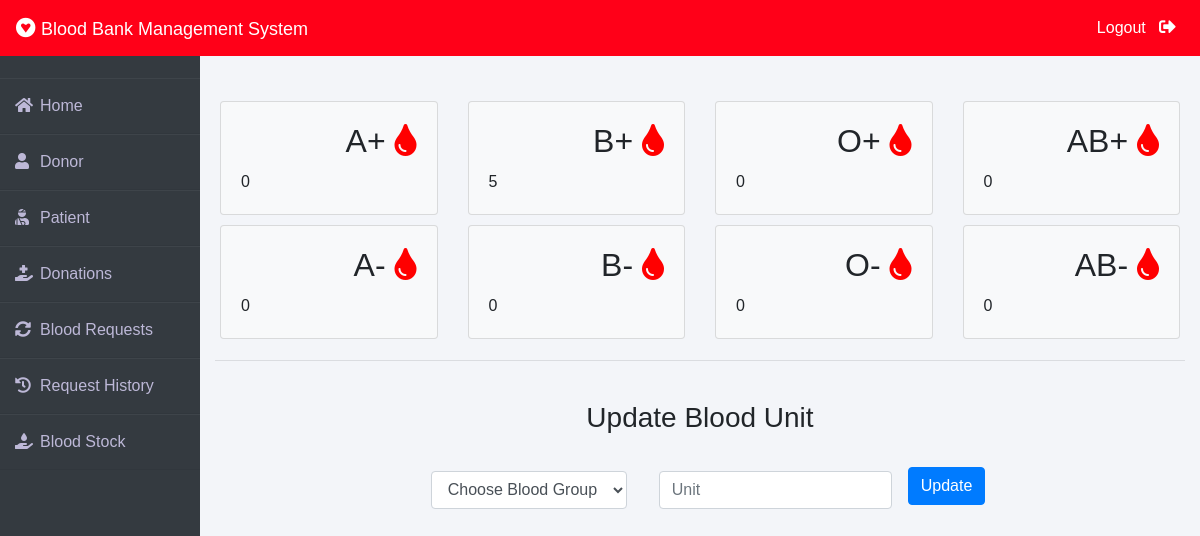
The page /admin-blood (signed in) on the database as committed earlier.
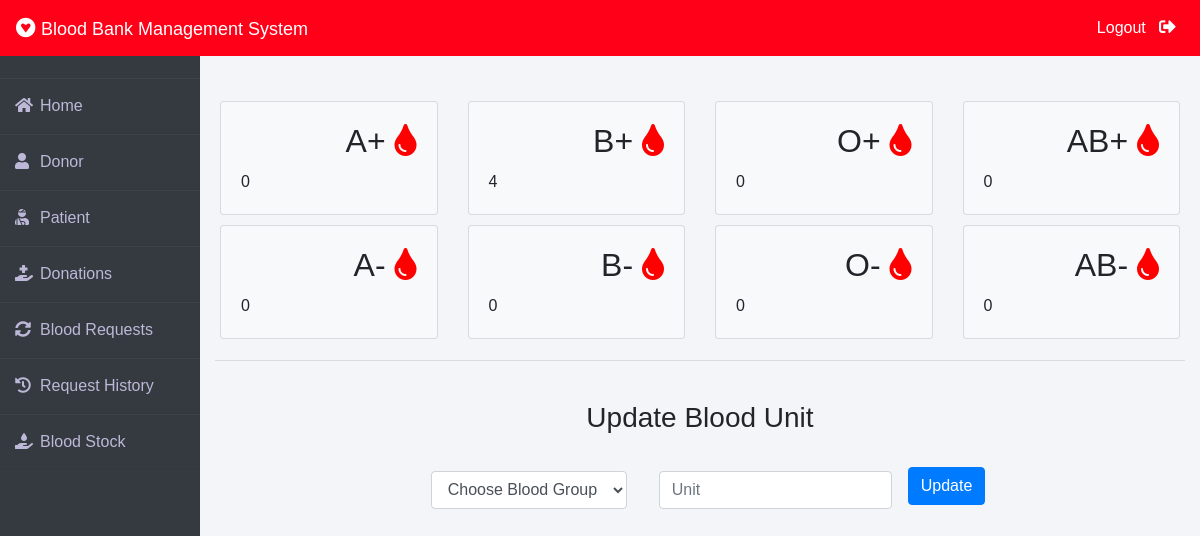
The same page on the database as committed later.
### blood/models.py (models this page shows, shortened)
class Stock(models.Model):
    bloodgroup=models.CharField(max_length=10)
    unit=models.PositiveIntegerField(default=0)

### blood/views.py (the view, shortened to what this page needs)
# urls.py: path('admin-blood', views.admin_blood_view,name='admin-blood'),
@login_required(login_url='adminlogin')
def admin_blood_view(request):
    dict={
        'bloodForm':forms.BloodForm(),
        'A1':models.Stock.objects.get(bloodgroup="A+"),
        'A2':models.Stock.objects.get(bloodgroup="A-"),
        'B1':models.Stock.objects.get(bloodgroup="B+"),
        'B2':models.Stock.objects.get(bloodgroup="B-"),
        'AB1':models.Stock.objects.get(bloodgroup="AB+"),
        'AB2':models.Stock.objects.get(bloodgroup="AB-"),
        'O1':models.Stock.objects.get(bloodgroup="O+"),
        'O2':models.Stock.objects.get(bloodgroup="O-"),
    }
    return render(request,'blood/admin_blood.html',context=dict)

### blood/forms.py
class BloodForm(forms.ModelForm):
    class Meta:
        model=models.Stock
        fields=['bloodgroup','unit']

### templates/blood/admin_blood.html (shortened to what this page needs)
{% extends 'blood/adminbase.html' %}
{% block content %}
{% load widget_tweaks %}
<br><br>
<div class="container">
    <div class="row">
      <div class="col-sm-3">
        <div class="card bg-light">
          <div class="card-body">
              <div class="blood">
                  <h2>A+ <i class="fas fa-tint"></i></h2>
              </div><br><br>
              <div>
                  {{A1.unit}}
              </div>
          </div>
        </div>
      </div>
      <div class="col-sm-3">
          <div class="card bg-light">
              <div class="card-body">
                  <div class="blood">
                      <h2>B+ <i class="fas fa-tint"></i></h2>
                  </div><br><br>
                  <div>
                    {{B1.unit}}
                  </div>
              </div>
            </div>
      </div>
      <div class="col-sm-3">
          <div class="card bg-light">
              <div class="card-body">
                  <div class="blood">
                      <h2>O+ <i class="fas fa-tint"></i></h2>
                  </div><br><br>
                  <div>
                    {{O1.unit}}
                  </div>
              </div>
            </div>
        </div>
        <div class="col-sm-3">
          <div class="card bg-light">
              <div class="card-body">
                  <div class="blood">
                      <h2>AB+ <i class="fas fa-tint"></i></h2>
                  </div><br><br>
                  <div>
                    {{AB1.unit}}
                  </div>
              </div>
            </div>
        </div>
    </div>
    <div class="row">
      <div class="col-sm-3">
        <div class="card bg-light">
          <div class="card-body">
              <div class="blood">
                  <h2>A- <i class="fas fa-tint"></i></h2>
              </div><br><br>
              <div>
                {{A2.unit}}
              </div>
          </div>
        </div>
      </div>
      <div class="col-sm-3">
          <div class="card bg-light">
              <div class="card-body">
                  <div class="blood">
                      <h2>B- <i class="fas fa-tint"></i></h2>
                  </div><br><br>
                  <div>
                    {{B2.unit}}
                  </div>
              </div>
            </div>
      </div>
      <div class="col-sm-3">
          <div class="card bg-light">
              <div class="card-body">
                  <div class="blood">
                      <h2>O- <i class="fas fa-tint"></i></h2>
                  </div><br><br>
                  <div>
                    {{O2.unit}}
                  </div>
              </div>
            </div>
        </div>
        <div class="col-sm-3">
          <div class="card bg-light">
              <div class="card-body">
                  <div class="blood">
                      <h2>AB- <i class="fas fa-tint"></i></h2>
                  </div><br><br>
                  <div>
                    {{AB2.unit}}
                  </div>
              </div>
            </div>
        </div>
    </div>
<hr>
<br>
<h3 class="text-center">Update Blood Unit</h3><br>
<div class="xyz">
    <form class="form-inline" method="POST">
        <div class="form-group mx-sm-3 mb-6">
            <select name="bloodgroup" class="form-control">
                <option disabled="disabled" selected="selected">Choose Blood Group</option>
            </select>
          </div>
        <div class="form-group mx-sm-3 mb-6">
          <input type="number" class="form-control" name="unit" placeholder="Unit">
        </div>
        <button type="submit" class="btn btn-primary mb-2">Update</button>
      </form>
</div>
</div>
{% endblock content %}

Rows that differ between the two databases and show on the page:
changed Stock (number 2 of 8 on the later page): unit "5" → "4"
